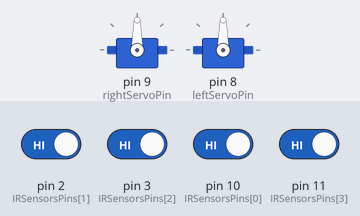
A sketch run on a simulated Arduino Uno, built with avr-gcc and run on an emulated ATmega328P. Parts: 2 × servo. The inputs (shaded band) are chosen by the test bench; at power-on: pin 2 (IRSensorsPins[1]), pin 3 (IRSensorsPins[2]), pin 10 (IRSensorsPins[0]), pin 11 (IRSensorsPins[3]) HIGH.

Above: at 3.2 s.
3.3 s: pin 10 (IRSensorsPins[0]) driven LOW
At 9.7 s:
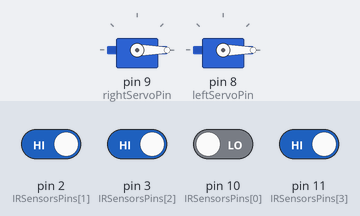
12.7 s: pin 2 (IRSensorsPins[1]) driven LOW
At 13.17 s:
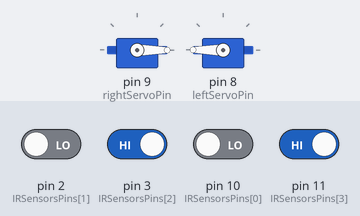
21.0 s: pin 11 (IRSensorsPins[3]) driven LOW
At 22.5 s:
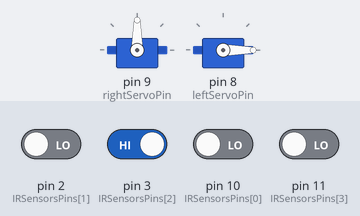
22.8 s: pin 11 (IRSensorsPins[3]) driven HIGH
At 23.5 s:
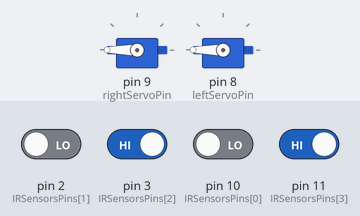
29.1 s: pin 2 (IRSensorsPins[1]) driven HIGH
32.6 s: pin 3 (IRSensorsPins[2]) driven LOW and pin 11 (IRSensorsPins[3]) driven LOW
Timing chart, 0 to 35.6 s (numbered marks = the images above; inputs shaded):
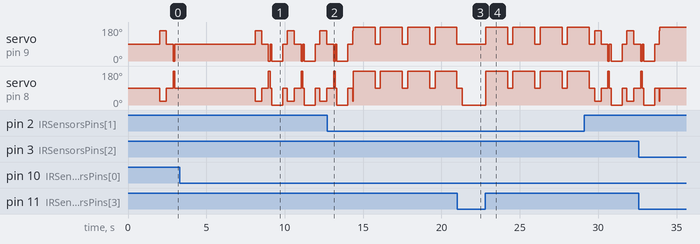

Measured:
- after the input at 21.0 s, servo on pin 9 (rightServoPin): stays 90° (without the input it goes to 180° after 0.33 s)
- after the input at 22.8 s, servo on pin 9 (rightServoPin), servo on pin 8 (leftServoPin): alternates 180° for 1.4 s and 90° for 0.34 s, starting at once

The sketch:

Laberinto8.1.ino
```cpp
#include <Servo.h>

Servo leftServo;
Servo rightServo;
const int IRSensorsPins[4] = {10, 2, 3, 11};
const int leftServoPin = 8;
const int rightServoPin = 9;
const int leftServoForwardSlow = 20;
const int rightServoForwardSlow = 160;
const int NO_LINE = LOW;
int IRSensorsValues[4];
const int LINE = HIGH;
const int GO_BACKWARD_A_LITTLE_TIME = 100;
const int GO_FORWARD_CHECK_CROSSING_TIME = 350;
const int leftServoForward = 0;
const int rightServoForward = 180;
const int LITTLE_DELAY_STOP_ROBOT_TIME = 300;
const int leftServoBackward = 180;
const int rightServoBackward = 0;
const int stopServo = 90;
const int STOP_ROBOT_REACH_GOAL_TIME = 5000;
const int TURN_AROUND_TIME = 1400;

void setup()
{
  Serial.begin(9600);

  int i = 0;
  while (i < 4)
  {
    pinMode(IRSensorsPins[i], INPUT);
    i++;
  }
  rightServo.attach(rightServoPin);
  leftServo.attach(leftServoPin);
  delay(2000);
}

void loop()
{
  updateAllIRSensors();

  if (assertIRSensorsValues(NO_LINE, LINE, LINE, NO_LINE))
  {
    goForward();
  }
  else if (assertIRSensorsValues(LINE, LINE, LINE, LINE))
  {
    checkTypeOfCrossingAllLine();
  }
  else if (assertIRSensorsValues(NO_LINE, LINE, LINE, LINE))
  {
    checkTypeOfCrossingRight();
  }
  else if (assertIRSensorsValues(NO_LINE, NO_LINE, LINE, NO_LINE))
  {
    correctionToTheRight();
  }
  else if (assertIRSensorsValues(LINE, LINE, LINE, NO_LINE))
  {
    turnLeft();
  }
  else if (assertIRSensorsValues(NO_LINE, LINE, NO_LINE, NO_LINE))
  {
    correctionToTheLeft();
  }

  else if (assertIRSensorsValues(NO_LINE, LINE, LINE, LINE) == false)
  {
    turnAround();
  }
}

boolean assertIRSensorsValues(int IRSensor0, int IRSensor1, int IRSensor2, int IRSensor3)
{
  return (IRSensorsValues[2] == IRSensor2 && IRSensorsValues[3] == IRSensor3 && IRSensorsValues[0] == IRSensor0 && IRSensorsValues[1] == IRSensor1);
}
void stopRobotAndDelayALittle()
{
  stopRobot();
  delay(LITTLE_DELAY_STOP_ROBOT_TIME);
}
void stopRobot()
{
  leftServo.write(stopServo);
  rightServo.write(stopServo);
}

void turnAround()
{
  leftServo.write(leftServoBackward);
  rightServo.write(rightServoForward);
  delay(TURN_AROUND_TIME);
  stopRobotAndDelayALittle();
}
void goForward()
{
  leftServo.write(leftServoForwardSlow);
  rightServo.write(rightServoForwardSlow);
}

void correctionToTheRight()
{
  leftServo.write(leftServoForward);
  rightServo.write(stopServo);
}
void correctionToTheLeft()
{
  leftServo.write(stopServo);
  rightServo.write(rightServoForward);
}

void turnLeft()
{
  rightServo.write(rightServoForward);
  leftServo.write(leftServoBackward);
  delay(TURN_AROUND_TIME / 2);
  stopRobotAndDelayALittle();
}

void turnRight()
{
  rightServo.write(rightServoBackward);
  leftServo.write(leftServoForward);
  delay(TURN_AROUND_TIME / 2);
  stopRobotAndDelayALittle();
}

void checkTypeOfCrossingRight()
{

  goForwardAndUpdateAllIRSensors(400);
  if (assertIRSensorsValues(NO_LINE, LINE, LINE, NO_LINE) == false)
  {
    turnRight();
  }
  else if (assertIRSensorsValues(NO_LINE, LINE, LINE, NO_LINE) == true)
    ;
  {
    goForward();
  }
}

void checkTypeOfCrossingAllLine()
{

  goForwardAndUpdateAllIRSensors(400);
  if (assertIRSensorsValues(LINE, LINE, LINE, LINE) == false)
  {
    turnLeft();
  }
  else if (assertIRSensorsValues(LINE, LINE, LINE, LINE) == true)
  {
    robotReachesTheGoal();
  }
}

void goForwardAndUpdateAllIRSensors(int delayValue)
{
  int delayToWait;
  if (delayValue != 0)
    delayToWait = delayValue;
  else if (delayValue == 0)
    delayToWait = GO_FORWARD_CHECK_CROSSING_TIME;

  goForward();
  delay(delayToWait);

  stopRobot();
  delay(delayToWait);

  updateAllIRSensors();

  goBackwardALittle();
}

void goBackwardALittle()
{
  rightServo.write(rightServoBackward);
  leftServo.write(leftServoBackward);
  delay(GO_BACKWARD_A_LITTLE_TIME);
  stopRobot();

  delay(GO_BACKWARD_A_LITTLE_TIME);
}

void updateAllIRSensors()
{
  int i = 0;
  while (i < 4)
  {
    IRSensorsValues[i] = digitalRead(IRSensorsPins[i]);
    i++;
  }
  i = 0;
  while (i < 4)
  {

    delay(10);

    for (int i2 = 0; i2 < 4; i2++)
    {
      if (digitalRead(IRSensorsPins[i2]) == LINE)
        IRSensorsValues[i2] = LINE;
    }

    i++;
  }
}

void robotReachesTheGoal()
{
  stopRobot();
  delay(STOP_ROBOT_REACH_GOAL_TIME);
}
```
